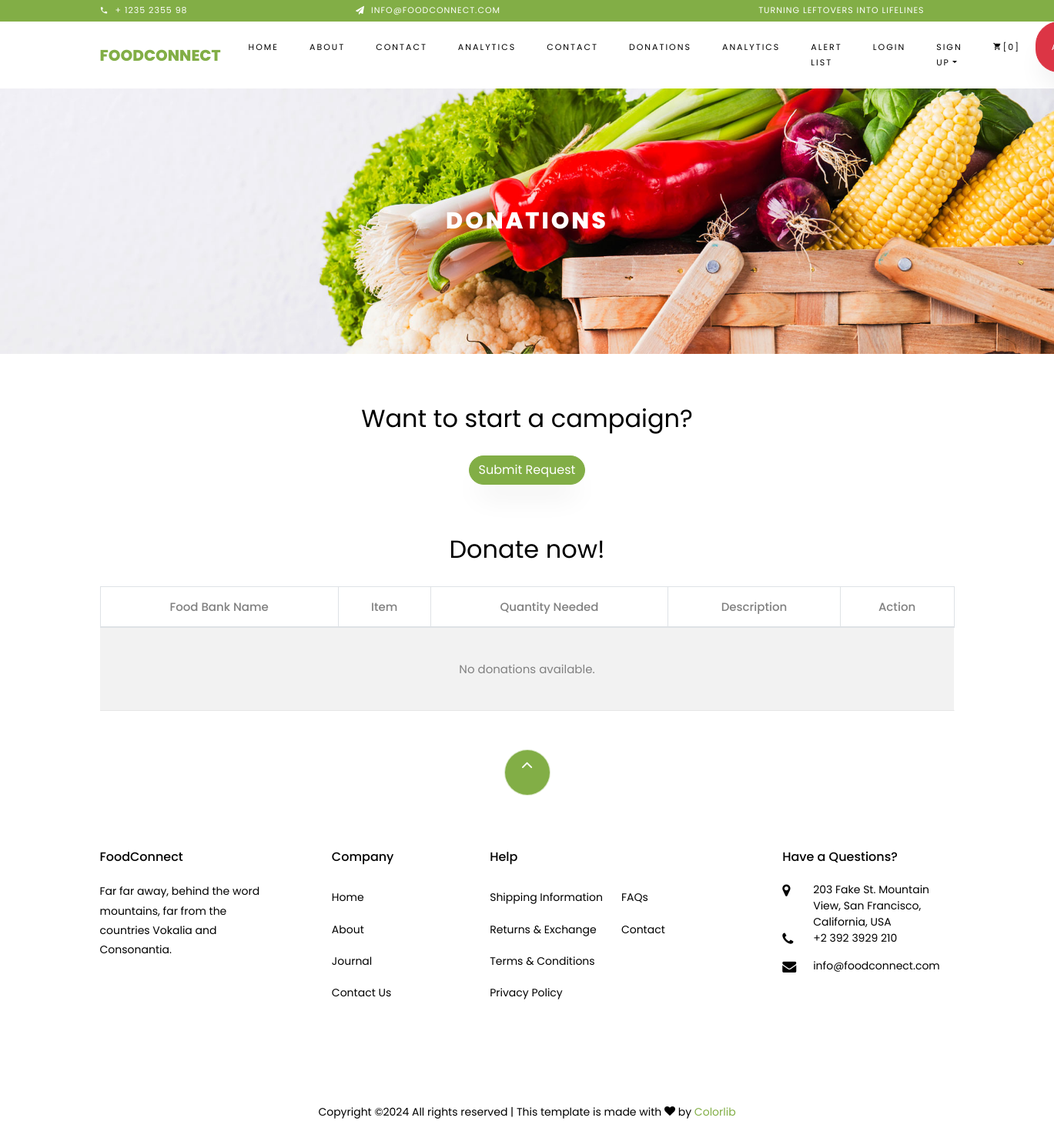
Page /donations/ on the earlier database version.
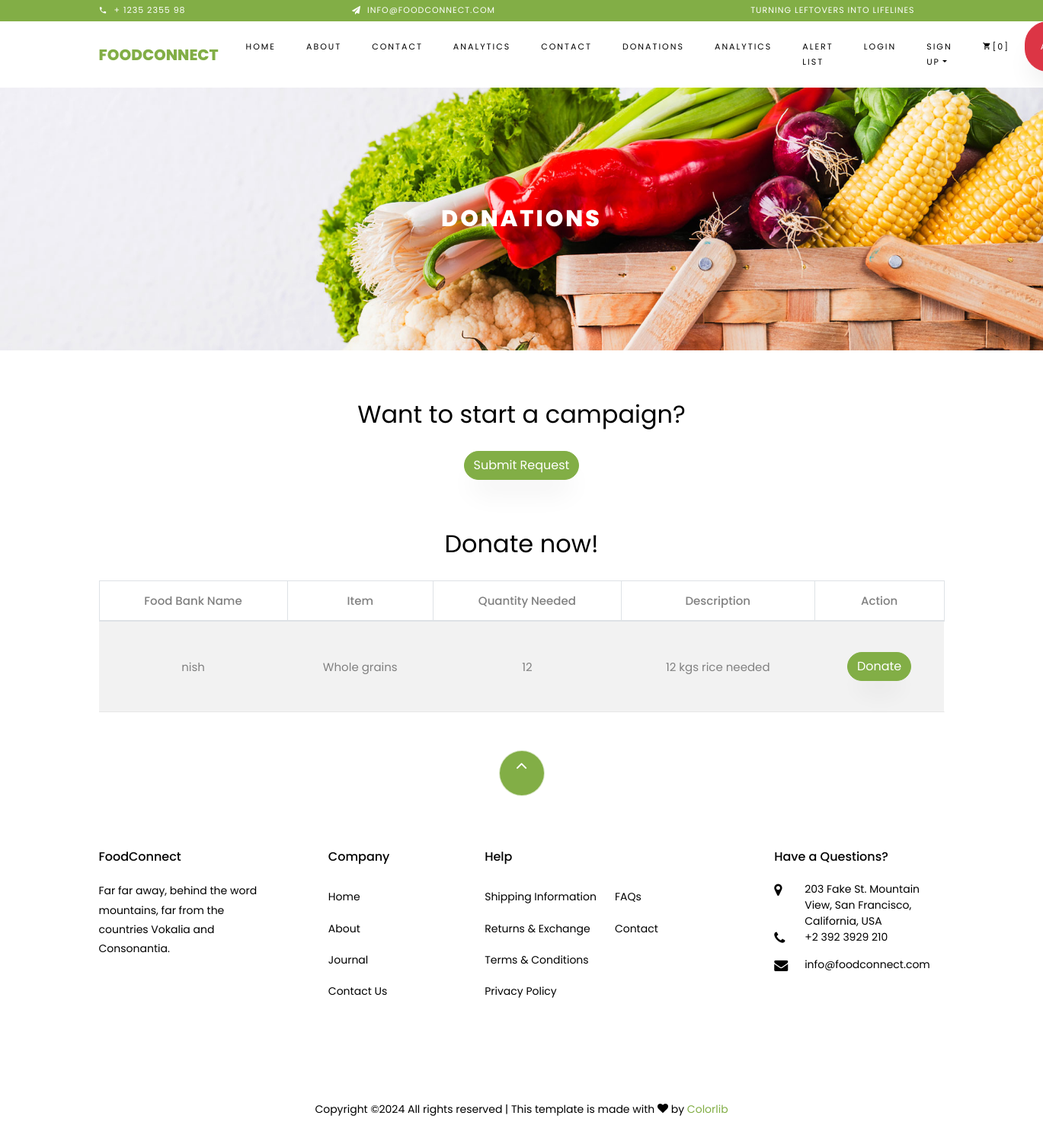
Same page on the later database version.
### donations/models.py (models this page shows)
class Donation(models.Model):
    item = models.CharField(max_length=100)
    quantity = models.PositiveIntegerField()
    urgency_level = models.CharField(
        max_length=20,
        choices=[('low', 'Low'), ('medium', 'Medium'), ('high', 'High')],
        default='medium'
    )
    created_by = models.ForeignKey(
        User,
        on_delete=models.SET_NULL,
        null=True,
    )
    created_at = models.DateTimeField(auto_now_add=True)
    description = models.TextField(blank=True, null=True)
    is_active = models.BooleanField(default=True)
    last_updated = models.DateTimeField(auto_now=True)

### donations/views.py (the view)
# urls.py: path('', views.donations_view, name='donations' ),
def donations_view(request):
    donations = Donation.objects.filter(is_active=True)  # Fetch active alerts
    return render(request, '../templates/donations/donations.html', {'donations':donations})

### templates/donations/donations.html
{% extends 'webpages/base.html' %}
{% load static %}
{% block content %}
    <div class="hero-wrap hero-bread" style="background-image: url('{% static "images/bg_1.jpg" %}');">
      <div class="container">
        <div class="row no-gutters slider-text align-items-center justify-content-center">
          <div class="col-md-9 ftco-animate text-center">
            <h1 class="mb-0 bread">Donations</h1>
          </div>
        </div>
      </div>
    </div>
    <section class="testimony-section" style="padding: 4em 0">
      <div class="container" >
        <div class="row text-center" >
          <div class="col-md-6 offset-md-3">
            <h2 class="mb-4">Want to start a campaign?</h2>
            <a href="{% url 'create-donation' %}" class="btn btn-primary">Submit Request</a>
          </div>
        </div>
      </div>
    </section>
    <section class="testimony-section" >
        <div class="container">
            <div class="row mb-5 pb-3">
                <div class="col-md-12">
                    <h2 class="mb-4 text-center">Donate now!</h2>
                    <table class="table table-bordered table-striped">
                        <thead>
                            <tr>
                                <th>Food Bank Name</th>
                                <th>Item</th>
                                <th>Quantity Needed</th>
                                <th>Description</th>
                                <th>Action</th>
                            </tr>
                        </thead>
                        <tbody>
                            {% for donation in donations %}
                            <tr>
                                <td>{{ donation.created_by }}</td>
                                <td>{{ donation.item }}</td>
                                <td>{{ donation.quantity }}</td>
                                <td>{{ donation.description }}</td>
                                <td>
                                    <a href="{% url 'donate' donation.id %}" class="btn btn-primary">Donate</a>
                                </td>
                            </tr>
                            {% empty %}
                            <tr>
                                <td colspan="5" class="text-center">No donations available.</td>
                            </tr>
                            {% endfor %}
                        </tbody>
                    </table>
                </div>
            </div>
        </div>
    </section>
{% endblock %}

### templates/webpages/base.html (shortened to what this page needs)
{% load static %}
<!DOCTYPE html>
<html lang="en">
  <head>
    <link rel="stylesheet" href="{% static 'css/open-iconic-bootstrap.min.css' %}">
    <link rel="stylesheet" href="{% static 'css/animate.css' %}">
    <link rel="stylesheet" href="{% static 'css/owl.carousel.min.css' %}">
    <link rel="stylesheet" href="{% static 'css/owl.theme.default.min.css' %}">
    <link rel="stylesheet" href="{% static 'css/magnific-popup.css' %}">
    <link rel="stylesheet" href="{% static 'css/aos.css' %}">
    <link rel="stylesheet" href="{% static 'css/ionicons.min.css' %}">
    <link rel="stylesheet" href="{% static 'css/bootstrap-datepicker.css' %}">
    <link rel="stylesheet" href="{% static 'css/jquery.timepicker.css' %}">
    <link rel="stylesheet" href="{% static 'css/flaticon.css' %}">
    <link rel="stylesheet" href="{% static 'css/icomoon.css' %}">
    <link rel="stylesheet" href="{% static 'css/style.css' %}">
  </head>
  <body class="goto-here">
		<div class="py-1 bg-primary">
    	<div class="container">
    		<div class="row no-gutters d-flex align-items-start align-items-center px-md-0">
	    		<div class="col-lg-12 d-block">
		    		<div class="row d-flex">
		    			<div class="col-md pr-4 d-flex topper align-items-center">
					    	<div class="icon mr-2 d-flex justify-content-center align-items-center"><span class="icon-phone2"></span></div>
						    <span class="text">+ 1235 2355 98</span>
					    </div>
					    <div class="col-md pr-4 d-flex topper align-items-center">
					    	<div class="icon mr-2 d-flex justify-content-center align-items-center"><span class="icon-paper-plane"></span></div>
						    <span class="text">info@foodconnect.com</span>
					    </div>
					    <div class="col-md-5 pr-4 d-flex topper align-items-center text-lg-right">
						    <span class="text">Turning Leftovers into Lifelines</span>
					    </div>
				    </div>
			    </div>
		    </div>
		  </div>
    </div>
    {%  include 'webpages/navbar.html' %}
        {% block content %}
        {% endblock %}
    <footer class="ftco-footer ftco-section">
      <div class="container">
      	<div class="row">
      		<div class="mouse">
						<a href="#" class="mouse-icon">
							<div class="mouse-wheel"><span class="ion-ios-arrow-up"></span></div>
						</a>
					</div>
      	</div>
        <div class="row mb-5">
          <div class="col-md">
            <div class="ftco-footer-widget mb-4">
              <h2 class="ftco-heading-2">FoodConnect</h2>
              <p>Far far away, behind the word mountains, far from the countries Vokalia and Consonantia.</p>
              <ul class="ftco-footer-social list-unstyled float-md-left float-lft mt-5">
              </ul>
            </div>
          </div>
          <div class="col-md">
            <div class="ftco-footer-widget mb-4 ml-md-5">
              <h2 class="ftco-heading-2">Company</h2>
              <ul class="list-unstyled">
                <li><a href="{% url 'landing' %}" class="py-2 d-block">Home</a></li>
                <li><a href="{% url 'about' %}" class="py-2 d-block">About</a></li>
                <li><a href="#" class="py-2 d-block">Journal</a></li>
                <li><a href="#" class="py-2 d-block">Contact Us</a></li>
              </ul>
            </div>
          </div>
          <div class="col-md-4">
             <div class="ftco-footer-widget mb-4">
              <h2 class="ftco-heading-2">Help</h2>
              <div class="d-flex">
	              <ul class="list-unstyled mr-l-5 pr-l-3 mr-4">
	                <li><a href="#" class="py-2 d-block">Shipping Information</a></li>
	                <li><a href="#" class="py-2 d-block">Returns &amp; Exchange</a></li>
	                <li><a href="#" class="py-2 d-block">Terms &amp; Conditions</a></li>
	                <li><a href="#" class="py-2 d-block">Privacy Policy</a></li>
	              </ul>
	              <ul class="list-unstyled">
	                <li><a href="#" class="py-2 d-block">FAQs</a></li>
	                <li><a href="#" class="py-2 d-block">Contact</a></li>
	              </ul>
	            </div>
            </div>
          </div>
          <div class="col-md">
            <div class="ftco-footer-widget mb-4">
            	<h2 class="ftco-heading-2">Have a Questions?</h2>
            	<div class="block-23 mb-3">
	              <ul>
	                <li><span class="icon icon-map-marker"></span><span class="text">203 Fake St. Mountain View, San Francisco, California, USA</span></li>
	                <li><a href="#"><span class="icon icon-phone"></span><span class="text">+2 392 3929 210</span></a></li>
	                <li><a href="#"><span class="icon icon-envelope"></span><span class="text">info@foodconnect.com</span></a></li>
	              </ul>
	            </div>
            </div>
          </div>
        </div>
        <div class="row">
          <div class="col-md-12 text-center">
            <p>
						  Copyright &copy;<script>document.write(new Date().getFullYear());</script> All rights reserved | This template is made with <i class="icon-heart color-danger" aria-hidden="true"></i> by <a href="https://colorlib.com" target="_blank">Colorlib</a>
						</p>
          </div>
        </div>
      </div>
    </footer>
  </body>
</html>

### templates/webpages/navbar.html (shortened to what this page needs)
<nav class="navbar navbar-expand-lg navbar-dark ftco_navbar bg-dark ftco-navbar-light" id="ftco-navbar">
    <div class="container">
        <a class="navbar-brand" href="{% url 'landing' %}">FoodConnect</a>
        <div class="collapse navbar-collapse" id="ftco-nav">
            <ul class="navbar-nav ml-auto">
                <li class="nav-item active"><a href="{% url 'landing' %}" class="nav-link">Home</a></li>
                <li class="nav-item"><a class="nav-link" href="{% url 'about' %}">About</a></li>
                <li class="nav-item"><a class="nav-link" href="{% url 'contact_us' %}">Contact</a></li>
                <li class="nav-item"><a class="nav-link" href="{% url 'analytics' %}">Analytics</a></li>
                <li class="nav-item"><a class="nav-link">Contact</a></li>
                             <li class="nav-item"><a class="nav-link" href="{% url 'donations' %}">Donations</a></li>
                <li class="nav-item"><a class="nav-link" href="{% url 'analytics' %}">Analytics</a></li>
                <li class="nav-item"><a class="nav-link" href="{% url 'alert_list' %}">Alert List</a></li>
                {% if user.is_authenticated %}
                    <li class="nav-item"><a class="nav-link" href="{% url 'logout' %}">Logout</a></li>
                {% else %}
                    <li class="nav-item"><a class="nav-link" href="{% url 'login' %}">Login</a></li>
                    <li class="nav-item dropdown">
                        <a class="nav-link dropdown-toggle" href="#" id="dropdown04" data-toggle="dropdown" aria-haspopup="true" aria-expanded="false">Sign Up</a>
                    </li>
                {% endif %}
                <li class="nav-item cta cta-colored">
                    <a class="nav-link"><span class="icon-shopping_cart"></span>[0]</a>
                </li>
                <li class="nav-item">
                    <a href="{% url 'alerts' %}" class="nav-link btn btn-danger text-white mr-2">Alerts</a>
                </li>
            </ul>
        </div>
    </div>
</nav>

### static/css/icomoon.css (style rules this page uses)
[class^="icon-"], [class*=" icon-"] { font-family: 'icomoon' !important; speak: none; font-style: normal; font-weight: normal; font-variant: normal; text-transform: none; line-height: 1; -webkit-font-smoothing: antialiased; -moz-osx-font-smoothing: grayscale; }
.icon-heart:before { content: "\f004"; }
.icon-map-marker:before { content: "\f041"; }
.icon-phone:before { content: "\f095"; }
.icon-envelope:before { content: "\f0e0"; }
.icon-paper-plane:before { content: "\f1d8"; }
.icon-phone2:before { content: "\e0cd"; }
.icon-shopping_cart:before { content: "\e8cc"; }

Differences in the rows shown:
added Donation: created_by "nish", item "Whole grains", quantity "12", description "12 kgs rice needed"
Other differences:
text no longer shown: "No donations available."
